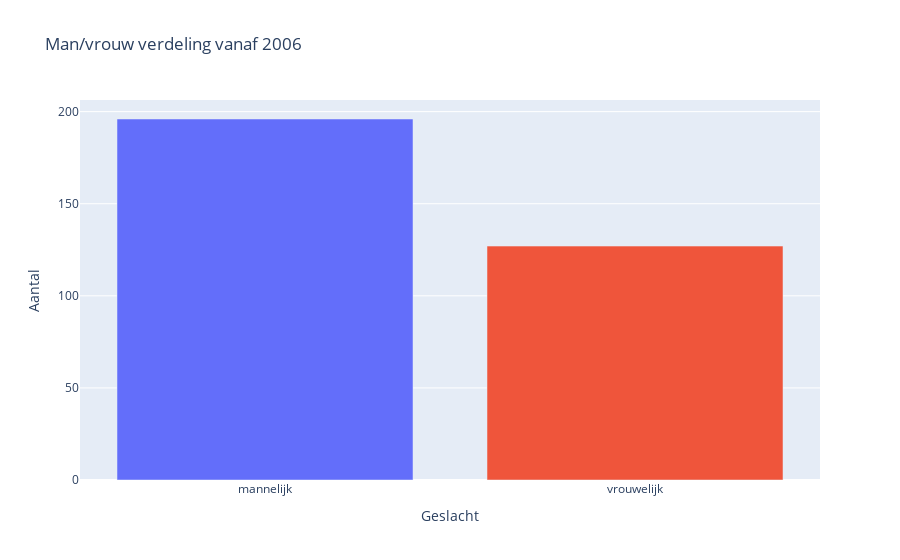

The code cell stored with this chart in its notebook:
### Markdown cell above
## Figuur 5

### Code cell
'''Man/vrouw verdeling'''
tab = df.groupby('Geslacht')['Lid'].count()
fig = px.bar(tab, color=tab.index, title='Man/vrouw verdeling vanaf %d'%vanaf)
fig.update_layout(yaxis_title='Aantal',showlegend=False)
fig.show()
tab.head()

### Figure 1 — Plotly figure (JSON) as saved in the notebook; plotly's stock layout.template omitted (floating-point values rounded to 4 significant figures)
{"data": [{"alignmentgroup": "True", "hovertemplate": "Geslacht=%{x}<br>value=%{y}<extra></extra>", "legendgroup": "mannelijk", "marker": {"color": "#636efa"}, "name": "mannelijk", "offsetgroup": "mannelijk", "orientation": "v", "showlegend": true, "textposition": "auto", "type": "bar", "x": ["mannelijk"], "xaxis": "x", "y": [196], "yaxis": "y"}, {"alignmentgroup": "True", "hovertemplate": "Geslacht=%{x}<br>value=%{y}<extra></extra>", "legendgroup": "vrouwelijk", "marker": {"color": "#EF553B"}, "name": "vrouwelijk", "offsetgroup": "vrouwelijk", "orientation": "v", "showlegend": true, "textposition": "auto", "type": "bar", "x": ["vrouwelijk"], "xaxis": "x", "y": [127], "yaxis": "y"}], "layout": {"barmode": "relative", "legend": {"title": {"text": "Geslacht"}, "tracegroupgap": 0}, "showlegend": false, "title": {"text": "Man/vrouw verdeling vanaf 2006"}, "xaxis": {"anchor": "y", "categoryarray": ["mannelijk", "vrouwelijk"], "categoryorder": "array", "domain": [0, 1], "title": {"text": "Geslacht"}}, "yaxis": {"anchor": "x", "domain": [0, 1], "title": {"text": "Aantal"}}}}
